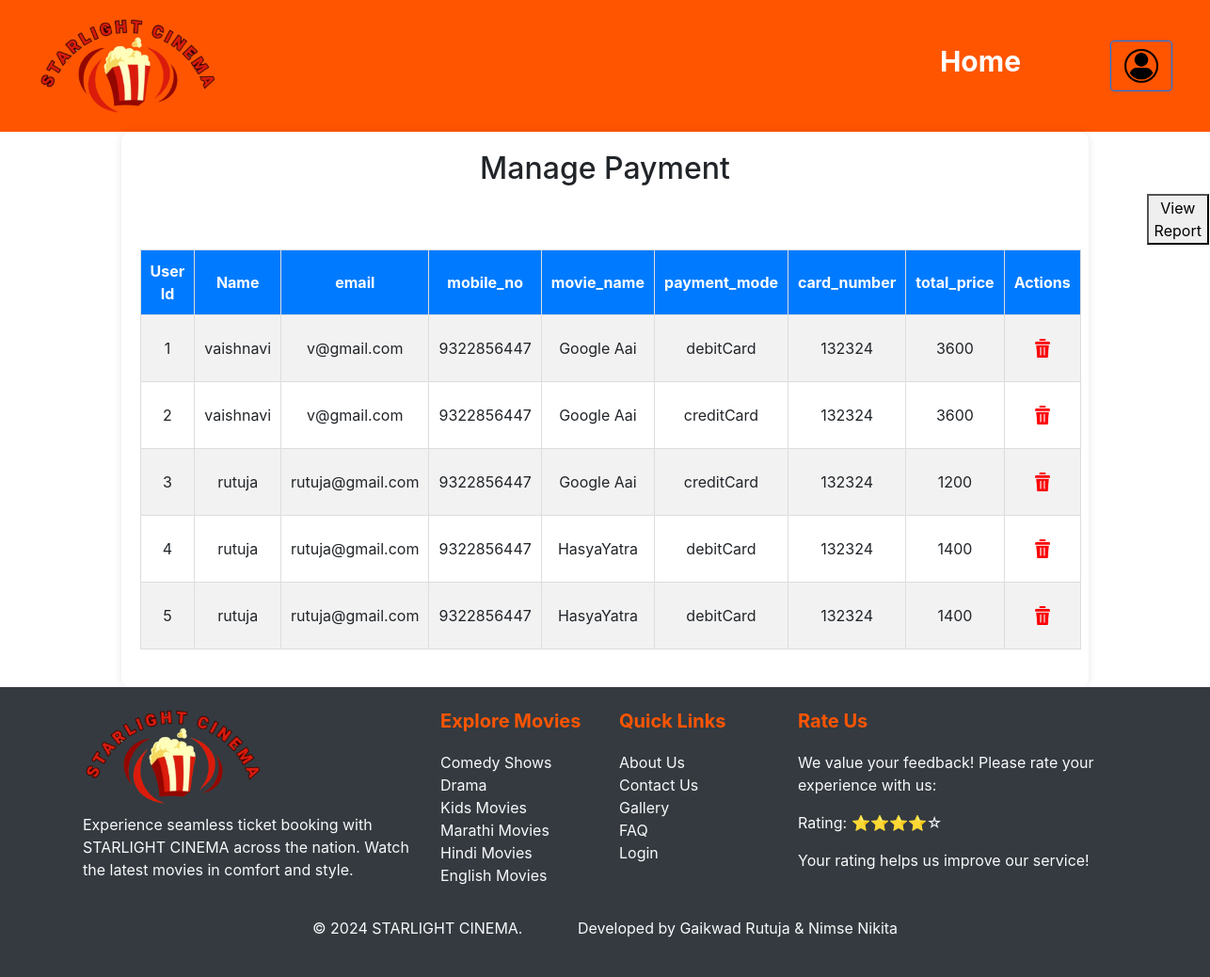
The app's page /Admin/pages/manage-payment.php, older data.
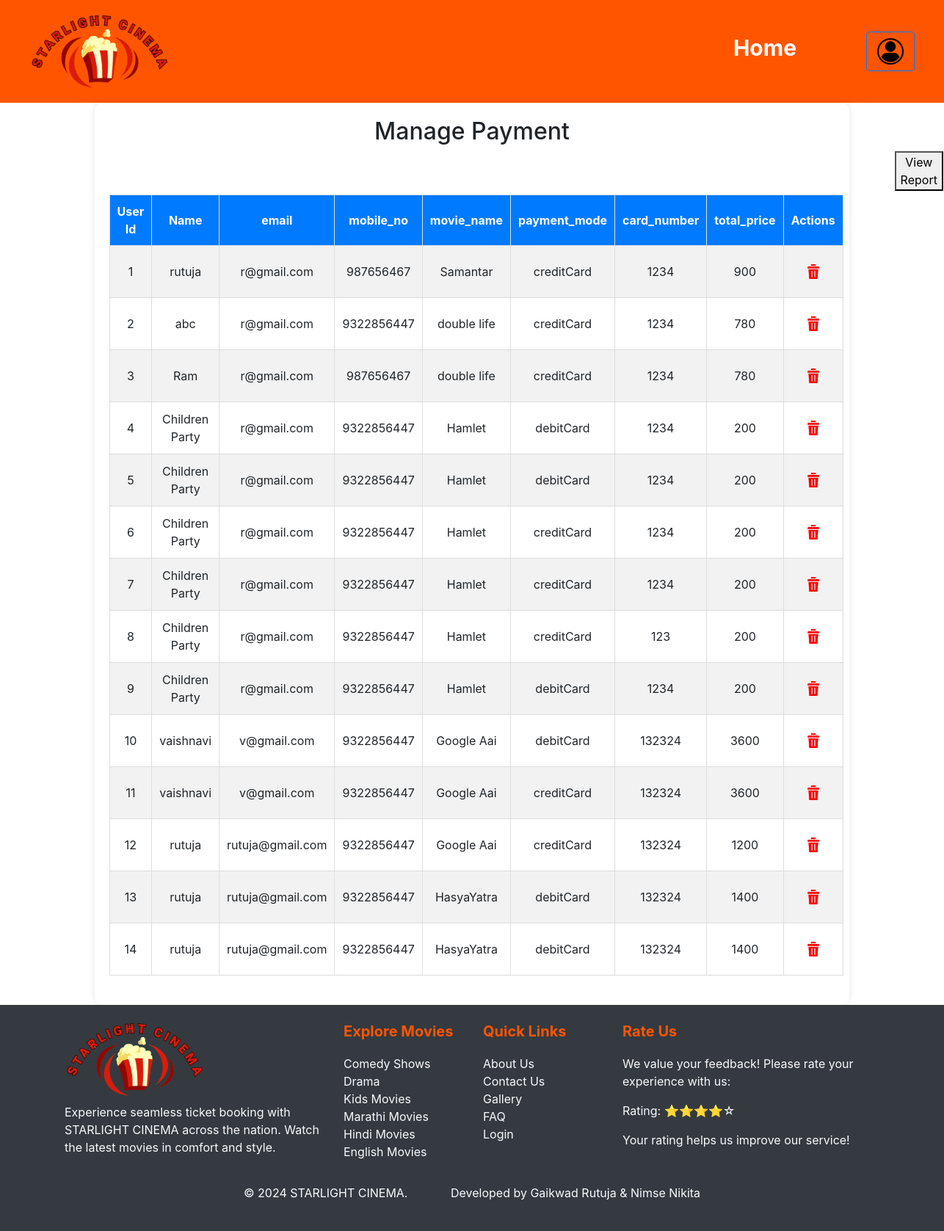
The same page, newer data.
### tables this page shows
CREATE TABLE `payment` (
  `id` int(50) NOT NULL,
  `name` text NOT NULL,
  `email` text NOT NULL,
  `mobile_no` text NOT NULL,
  `movie_name` text NOT NULL,
  `payment_mode` text NOT NULL,
  `card_number` text NOT NULL,
  `total_price` text NOT NULL
);

### Admin/pages/manage-payment.php (the view, shortened to what this page needs)
<?php
$databaseHost = "localhost";
$databaseName = "movieticketdb";
$databaseUsername = "root";
$databasePassword = "";
$con = new mysqli($databaseHost, $databaseUsername, $databasePassword,$databaseName)or die($conn->connect_error());
$sql = "SELECT * FROM payment ORDER BY id DESC";
 $query= $con->query($sql)
?>
<!DOCTYPE html>
<html lang="en">
<head>
    <link rel="stylesheet" href="./../css/addmovie.css">
    <link rel="stylesheet" href="./../css/manage-registration.css">
    <link rel="stylesheet" href="https://stackpath.bootstrapcdn.com/bootstrap/4.5.2/css/bootstrap.min.css">
</head>
<body>
    <header class="header">
        <div class="logo"><img src=".\..\..\Images\logo2.png" class="logo-img"></div>
        <nav class="nav">
        <ul>
            <li><a href="./admin-dashboard.php" style="margin-right:50px; font-size:30px;" >Home</a></li>
            <div class="d-flex align-items-center">
            <a href="./login.php" class="btn btn-outline-primary">
        <i class="bi bi-person"></i><img src =".\..\..\Images\login.png" style="height:40px;">
      </a>
    </div>
            </ul>
        </nav>
    </header>
    <div class="containers">
        <h2> Manage Payment</h2>
        <div class="header-btn">
            <a href="./report-payment.php"><button >View Report</button></a>
         </div>
        <table class="movie-table">
            <thead>
                <tr>
                    <th>User Id</th>
                    <th>Name</th>
                    <th>email</th>
                    <th>mobile_no</th>
                    <th>movie_name</th>
                    <th>payment_mode</th>
                    <th>card_number</th>
                    <th>total_price</th>
                    <th>Actions</th>
                </tr>
            </thead>
            <tbody>
                <tr>
                <?php
$i=0;
while ($res = $query->fetch_assoc())
 {
  echo "<tr>";
  echo" <td >".++$i."</td>";
  echo "<td>".$res['name']."</td>";
  echo "<td>".$res['email']."</td>";
  echo "<td>".$res['mobile_no']."</td>";
  echo "<td>".$res['movie_name']."</td>";
  echo "<td>".$res['payment_mode']."</td>";
  echo "<td>".$res['card_number']."</td>";
  echo "<td>".$res['total_price']."</td>";
  echo "<td>";
  echo "<a href='.\delete-payment.php?id=".$res['id']."'>
          <img src='.\..\..\Images\admin-images\delete.png' alt='Delete' class='icon' style='height:40px;'>
        </a>";
  echo "</td>";
  echo "</tr>";
}
?>
            </tbody>
        </table>
    </div>
     <div class="footer bg-dark text-light py-4">
    <div class="container">
        <div class="row">
            <div class="col-md-4">
            <div class="logo"><img src="./../../Images/logo2.png" class="logo-img" alt="Logo"></div>
                <p style="margin-top:10px;">Experience seamless ticket booking with STARLIGHT CINEMA across the nation. Watch the latest movies in comfort and style.</p>
            </div>
            <div class="col-md-2">
                <h5 class="footer-title">Explore Movies</h5>
                <ul class="list-unstyled">
                    <li><a href="#" class="text-light">Comedy Shows</a></li>
                    <li><a href="#" class="text-light">Drama</a></li>
                    <li><a href="#" class="text-light">Kids Movies</a></li>
                    <li><a href="#" class="text-light">Marathi Movies</a></li>
                    <li><a href="#" class="text-light">Hindi Movies</a></li>
                    <li><a href="#" class="text-light">English Movies</a></li>
                </ul>
            </div>
            <div class="col-md-2">
                <h5 class="footer-title">Quick Links</h5>
                <ul class="list-unstyled">
                    <li><a href="#" class="text-light">About Us</a></li>
                    <li><a href="#" class="text-light">Contact Us</a></li>
                    <li><a href="#" class="text-light">Gallery</a></li>
                    <li><a href="#" class="text-light">FAQ</a></li>
                    <li><a href="#" class="text-light">Login</a></li>
                </ul>
            </div>
            <div class="col-md-4">
    <h5 class="footer-title">Rate Us</h5>
    <p>We value your feedback! Please rate your experience with us:</p>
    <div class="rating">
    <p>Rating: ⭐⭐⭐⭐☆</p>
    </div>
    <p>Your rating helps us improve our service!</p>
</div>
        </div>
        <div class="row mt-3 text-center">
            <div class="col-12">
                <p>&copy; 2024 STARLIGHT CINEMA.  &nbsp; &nbsp; &nbsp; &nbsp; &nbsp; &nbsp;  Developed by Gaikwad Rutuja & Nimse Nikita</p>
            </div>
        </div>
    </div>
</div>
</body>
</html>

### Admin/css/addmovie.css (style rules this page uses)
body { margin: 0; padding: 0; font-family: Arial, sans-serif; }
.header { display: flex; justify-content: space-between; align-items: center; background-color: #ff5500;; padding: 20px 40px; }
.logo-img { height: 120px; width: auto; }
.nav ul { list-style: none; margin: 0; padding: 0; display: flex; gap: 30px; }
.nav ul li { margin: 0; }
.nav ul li a { text-decoration: none; color: white; font-size: 20px; font-weight: bold; padding: 10px 15px; }
.footer { background-color: #000; color: #fff; padding: 20px 0; }
.footer a { color: #ff5500; text-decoration: none; }
.footer .footer-title { margin-bottom: 20px; font-weight: bold; color: #ff5500; }
.header-btn { margin-left:1070px; margin-top:1px; margin-bottom: 5px; }

### Admin/css/manage-registration.css (style rules this page uses)
body { margin: 0; font-family: Arial, sans-serif; }
.logo-img { height: 100px; width: auto; }
.footer { background-color: #333; color: #fff; padding: 20px; }
.footer a { color: #fff; text-decoration: none; }
.footer { background-color: #000; color: #fff; padding: 20px 0; }
.footer a { color: #ff5500; text-decoration: none; }
.footer .footer-title { margin-bottom: 20px; font-weight: bold; color: #ff5500; }
.containers { width: 80%; margin: auto; padding: 20px; background-color: #fff; border-radius: 10px; box-shadow: 0 0 10px rgba(0, 0, 0, 0.1); }
h2 { text-align: center; margin-bottom: 20px; }
.movie-table { width: 100%; border-collapse: collapse; margin-bottom: 20px; }
.movie-table thead { background-color: #007bff; color: #fff; }
.movie-table th, .movie-table td { padding: 10px; text-align: center; border: 1px solid #ddd; }
.movie-table th { background-color: #007bff; color: white; }
.movie-table tr:nth-child(even) { background-color: #f2f2f2; }
.icon { padding: 10px 15px; margin: 5px; border: none; border-radius: 5px; cursor: pointer; font-size: 14px; }
.header-btn { margin-left:1070px; margin-top:1px; margin-bottom: 5px; }

Row changes from the older to the newer data that the page shows:
added payment: name "rutuja", email "r@gmail.com", mobile_no "987656467", movie_name "Samantar", payment_mode "creditCard", card_number "1234", total_price "900"
added payment: name "abc", email "r@gmail.com", mobile_no "9322856447", movie_name "double life", payment_mode "creditCard", card_number "1234", total_price "780"
added payment: name "Ram", email "r@gmail.com", mobile_no "987656467", movie_name "double life", payment_mode "creditCard", card_number "1234", total_price "780"
added payment: name "Children Party", email "r@gmail.com", mobile_no "9322856447", movie_name "Hamlet", payment_mode "debitCard", card_number "1234", total_price "200"
added payment: name "Children Party", email "r@gmail.com", mobile_no "9322856447", movie_name "Hamlet", payment_mode "debitCard", card_number "1234", total_price "200"
added payment: name "Children Party", email "r@gmail.com", mobile_no "9322856447", movie_name "Hamlet", payment_mode "creditCard", card_number "1234", total_price "200"
added payment: name "Children Party", email "r@gmail.com", mobile_no "9322856447", movie_name "Hamlet", payment_mode "creditCard", card_number "1234", total_price "200"
added payment: name "Children Party", email "r@gmail.com", mobile_no "9322856447", movie_name "Hamlet", payment_mode "creditCard", card_number "123", total_price "200"
added payment: name "Children Party", email "r@gmail.com", mobile_no "9322856447", movie_name "Hamlet", payment_mode "debitCard", card_number "1234", total_price "200"
